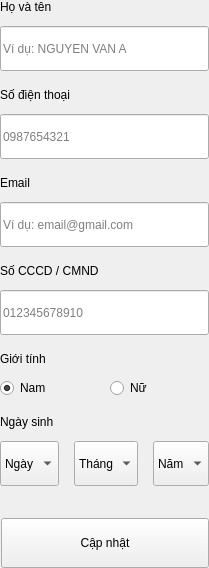
                   <widget class="QWidget" name="pagePersonalInfo">
                    <layout class="QVBoxLayout">
                     <property name="spacing">
                      <number>12</number>
                     </property>
                     <property name="margin">
                      <number>0</number>
                     </property>
                     <item>
                      <widget class="QLabel">
                       <property name="text">
                        <string>Họ và tên</string>
                       </property>
                       <property name="cssClass">
                        <string>FormLabel</string>
                       </property>
                      </widget>
                     </item>
                     <item>
                      <widget class="QLineEdit">
                       <property name="placeholderText">
                        <string>Ví dụ: NGUYEN VAN A</string>
                       </property>
                       <property name="cssClass">
                        <string>FormInput</string>
                       </property>
                       <property name="minimumSize">
                        <size>
                         <width>0</width>
                         <height>45</height>
                        </size>
                       </property>
                      </widget>
                     </item>
                     <item>
                      <spacer>
                       <property name="orientation">
                        <enum>Qt::Vertical</enum>
                       </property>
                       <property name="sizeHint">
                        <size>
                         <width>5</width>
                         <height>5</height>
                        </size>
                       </property>
                      </spacer>
                     </item>
                     <item>
                      <widget class="QLabel">
                       <property name="text">
                        <string>Số điện thoại</string>
                       </property>
                       <property name="cssClass">
                        <string>FormLabel</string>
                       </property>
                      </widget>
                     </item>
                     <item>
                      <widget class="QLineEdit">
                       <property name="placeholderText">
                        <string>0987654321</string>
                       </property>
                       <property name="cssClass">
                        <string>FormInput</string>
                       </property>
                       <property name="minimumSize">
                        <size>
                         <width>0</width>
                         <height>45</height>
                        </size>
                       </property>
                      </widget>
                     </item>
                     <item>
                      <spacer>
                       <property name="orientation">
                        <enum>Qt::Vertical</enum>
                       </property>
                       <property name="sizeHint">
                        <size>
                         <width>5</width>
                         <height>5</height>
                        </size>
                       </property>
                      </spacer>
                     </item>
                     <item>
                      <widget class="QLabel">
                       <property name="text">
                        <string>Email</string>
                       </property>
                       <property name="cssClass">
                        <string>FormLabel</string>
                       </property>
                      </widget>
                     </item>
                     <item>
                      <widget class="QLineEdit">
                       <property name="placeholderText">
                        <string>Ví dụ: email@gmail.com</string>
                       </property>
                       <property name="cssClass">
                        <string>FormInput</string>
                       </property>
                       <property name="minimumSize">
                        <size>
                         <width>0</width>
                         <height>45</height>
                        </size>
                       </property>
                      </widget>
                     </item>
                     <item>
                      <spacer>
                       <property name="orientation">
                        <enum>Qt::Vertical</enum>
                       </property>
                       <property name="sizeHint">
                        <size>
                         <width>5</width>
                         <height>5</height>
                        </size>
                       </property>
                      </spacer>
                     </item>
                     <item>
                      <widget class="QLabel">
                       <property name="text">
                        <string>Số CCCD / CMND</string>
                       </property>
                       <property name="cssClass">
                        <string>FormLabel</string>
                       </property>
                      </widget>
                     </item>
                     <item>
                      <widget class="QLineEdit">
                       <property name="placeholderText">
                        <string>012345678910</string>
                       </property>
                       <property name="cssClass">
                        <string>FormInput</string>
                       </property>
                       <property name="minimumSize">
                        <size>
                         <width>0</width>
                         <height>45</height>
                        </size>
                       </property>
                      </widget>
                     </item>
                     <item>
                      <spacer>
                       <property name="orientation">
                        <enum>Qt::Vertical</enum>
                       </property>
                       <property name="sizeHint">
                        <size>
                         <width>5</width>
                         <height>5</height>
                        </size>
                       </property>
                      </spacer>
                     </item>
                     <item>
                      <widget class="QLabel">
                       <property name="text">
                        <string>Giới tính</string>
                       </property>
                       <property name="cssClass">
                        <string>FormLabel</string>
                       </property>
                      </widget>
                     </item>
                     <item>
                      <layout class="QHBoxLayout">
                       <item>
                        <widget class="QRadioButton" name="rbMale">
                         <property name="text">
                          <string>Nam</string>
                         </property>
                         <property name="checked">
                          <bool>true</bool>
                         </property>
                        </widget>
                       </item>
                       <item>
                        <widget class="QRadioButton" name="rbFemale">
                         <property name="text">
                          <string>Nữ</string>
                         </property>
                        </widget>
                       </item>
                       <item>
                        <spacer />
                       </item>
                      </layout>
                     </item>
                     <item>
                      <spacer>
                       <property name="orientation">
                        <enum>Qt::Vertical</enum>
                       </property>
                       <property name="sizeHint">
                        <size>
                         <width>5</width>
                         <height>5</height>
                        </size>
                       </property>
                      </spacer>
                     </item>
                     <item>
                      <widget class="QLabel">
                       <property name="text">
                        <string>Ngày sinh</string>
                       </property>
                       <property name="cssClass">
                        <string>FormLabel</string>
                       </property>
                      </widget>
                     </item>
                     <item>
                      <layout class="QHBoxLayout">
                       <property name="spacing">
                        <number>15</number>
                       </property>
                       <item>
                        <widget class="QComboBox">
                         <property name="cssClass">
                          <string>FormInput</string>
                         </property>
                         <property name="minimumSize">
                          <size>
                           <width>0</width>
                           <height>45</height>
                          </size>
                         </property>
                         <item>
                          <property name="text">
                           <string>Ngày</string>
                          </property>
                         </item>
                        </widget>
                       </item>
                       <item>
                        <widget class="QComboBox">
                         <property name="cssClass">
                          <string>FormInput</string>
                         </property>
                         <property name="minimumSize">
                          <size>
                           <width>0</width>
                           <height>45</height>
                          </size>
                         </property>
                         <item>
                          <property name="text">
                           <string>Tháng</string>
                          </property>
                         </item>
                        </widget>
                       </item>
                       <item>
                        <widget class="QComboBox">
                         <property name="cssClass">
                          <string>FormInput</string>
                         </property>
                         <property name="minimumSize">
                          <size>
                           <width>0</width>
                           <height>45</height>
                          </size>
                         </property>
                         <item>
                          <property name="text">
                           <string>Năm</string>
                          </property>
                         </item>
                        </widget>
                       </item>
                      </layout>
                     </item>
                     <item>
                      <spacer>
                       <property name="orientation">
                        <enum>Qt::Vertical</enum>
                       </property>
                       <property name="sizeHint">
                        <size>
                         <width>20</width>
                         <height>20</height>
                        </size>
                       </property>
                      </spacer>
                     </item>
                     <item>
                      <layout class="QHBoxLayout">
                       <item>
                        <spacer />
                       </item>
                       <item>
                        <widget class="QPushButton">
                         <property name="text">
                          <string>Cập nhật</string>
                         </property>
                         <property name="cssClass">
                          <string>BtnUpdate</string>
                         </property>
                         <property name="minimumSize">
                          <size>
                           <width>160</width>
                           <height>50</height>
                          </size>
                         </property>
                        </widget>
                       </item>
                      </layout>
                     </item>
                    </layout>
                   </widget>
